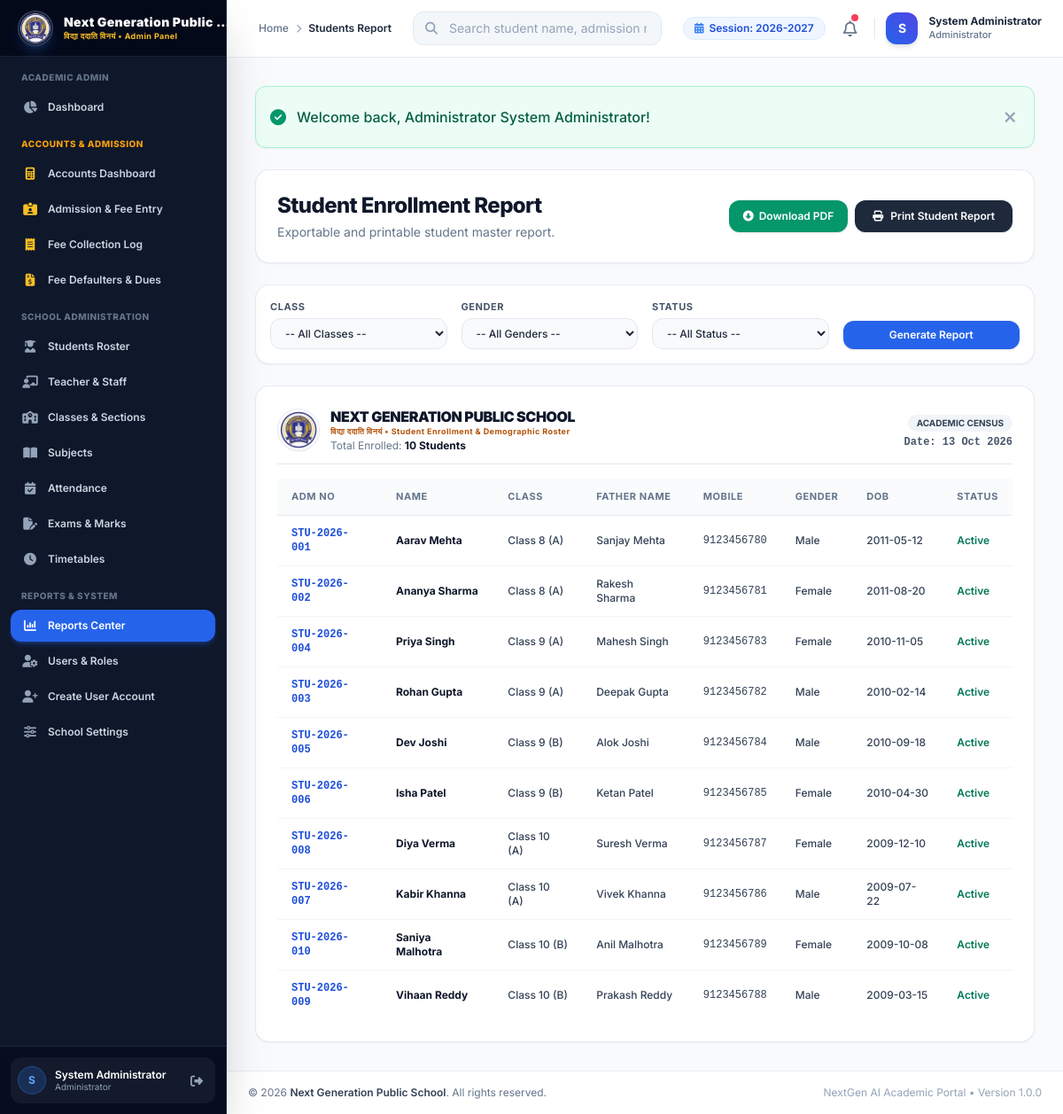
Page /admin/reports/students.php (signed in) on the earlier database version.
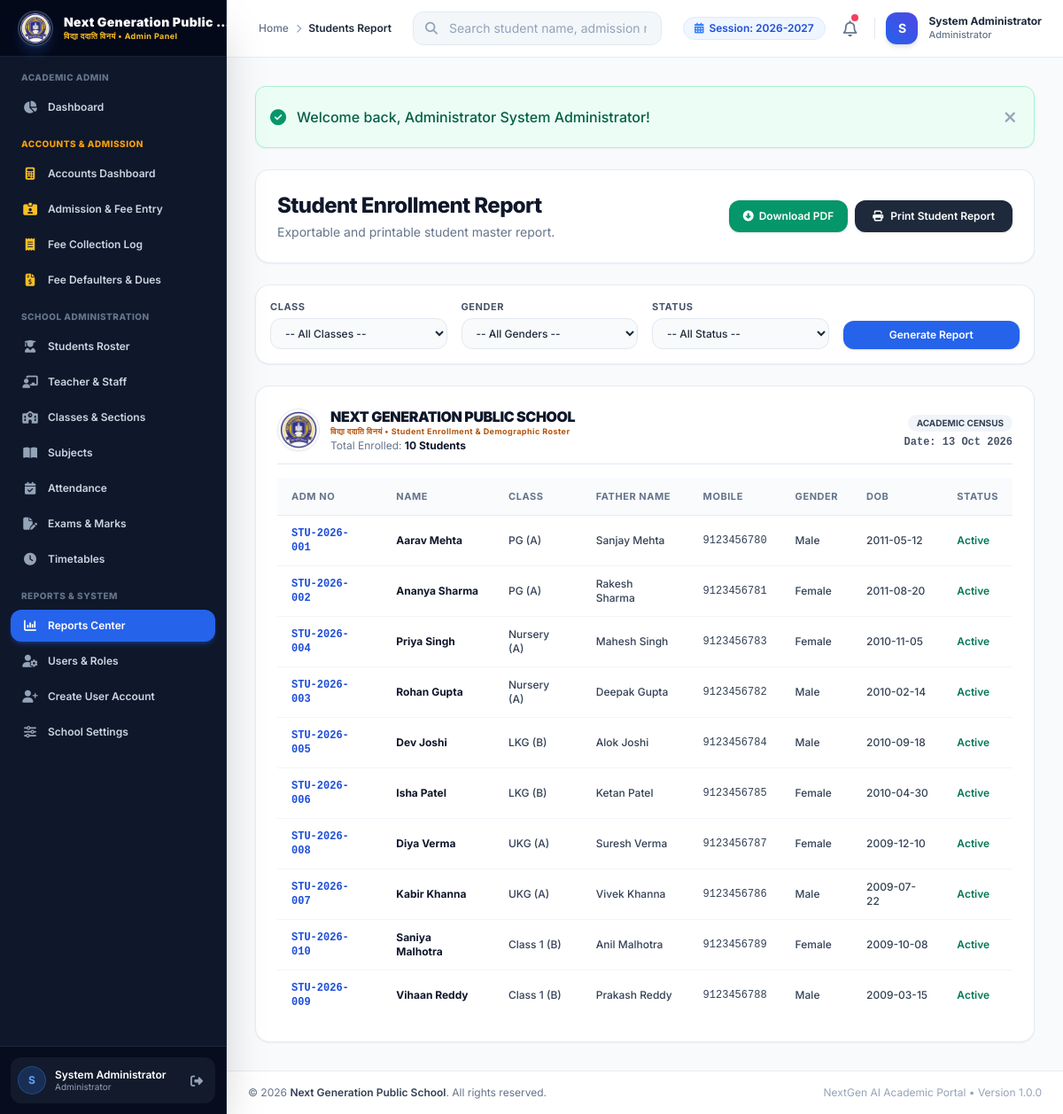
Same page on the later database version.
### tables this page shows
CREATE TABLE `students` (
  `id` INT AUTO_INCREMENT PRIMARY KEY,
  `admission_no` VARCHAR(30) NOT NULL UNIQUE,
  `password` VARCHAR(255) DEFAULT NULL,
  `first_name` VARCHAR(50) NOT NULL,
  `last_name` VARCHAR(50) NOT NULL,
  `father_name` VARCHAR(100) NOT NULL,
  `mother_name` VARCHAR(100) NOT NULL,
  `dob` DATE NOT NULL,
  `gender` ENUM('Male', 'Female', 'Other') NOT NULL,
  `class_id` INT NOT NULL,
  `section` VARCHAR(20) NOT NULL,
  `mobile` VARCHAR(20) NOT NULL,
  `email` VARCHAR(100) DEFAULT NULL,
  `address` TEXT,
  `admission_date` DATE NOT NULL,
  `photo` VARCHAR(255) DEFAULT NULL,
  `status` ENUM('Active', 'Inactive', 'Graduated') DEFAULT 'Active',
  `created_at` DATETIME DEFAULT CURRENT_TIMESTAMP,
  `updated_at` DATETIME DEFAULT CURRENT_TIMESTAMP ON UPDATE CURRENT_TIMESTAMP,
  FOREIGN KEY (`class_id`) REFERENCES `classes`(`id`) ON DELETE CASCADE
);

CREATE TABLE `classes` (
  `id` INT AUTO_INCREMENT PRIMARY KEY,
  `class_name` VARCHAR(50) NOT NULL,
  `section` VARCHAR(20) NOT NULL,
  `teacher_id` INT DEFAULT NULL,
  `room_number` VARCHAR(30) NOT NULL,
  `academic_session` VARCHAR(30) NOT NULL DEFAULT '2026-2027',
  `created_at` DATETIME DEFAULT CURRENT_TIMESTAMP,
  `updated_at` DATETIME DEFAULT CURRENT_TIMESTAMP ON UPDATE CURRENT_TIMESTAMP,
  FOREIGN KEY (`teacher_id`) REFERENCES `teachers`(`id`) ON DELETE SET NULL
);

### includes/auth.php (called while the page is built, shortened)
<?php
function e($string) {
    return htmlspecialchars($string ?? '', ENT_QUOTES, 'UTF-8');
}

### admin/reports/students.php (the view, shortened to what the changed rows need)
<?php
require_once __DIR__ . '/../../includes/header.php';
try {
    $where = [];
    $params = [];
    $where_sql = !empty($where) ? "WHERE " . implode(" AND ", $where) : "";
    $sql = "SELECT s.*, c.class_name
            FROM students s
            LEFT JOIN classes c ON s.class_id = c.id
            $where_sql
            ORDER BY s.class_id ASC, s.first_name ASC";
    $stmt = $pdo->prepare($sql);
    $stmt->execute($params);
    $students = $stmt->fetchAll();
} catch (PDOException $e) {
    set_flash('error', 'Report error: ' . $e->getMessage());
    $students = [];
}
?>
<div class="space-y-6">
    <div class="flex flex-col sm:flex-row sm:items-center justify-between gap-4 bg-white p-6 rounded-2xl border border-slate-200/80 shadow-sm no-print">
        <div>
            <h1 class="text-2xl font-extrabold text-slate-900 tracking-tight">Student Enrollment Report</h1>
        </div>
    </div>
    <div id="student-report-printable-card" class="bg-white rounded-2xl border border-slate-200/80 shadow-sm p-6 overflow-hidden">
        <div class="mb-4 pb-3 border-b border-slate-200 flex justify-between items-center gap-4">
            <div class="flex items-center space-x-3">
                <div>
                    <h2 class="text-base font-black text-slate-900 tracking-tight uppercase leading-tight">Next Generation Public School</h2>
                </div>
            </div>
        </div>
        <div class="overflow-x-auto">
            <table class="w-full text-left border-collapse">
                <thead>
                    <tr class="bg-slate-50/80 border-b border-slate-200/80 text-[11px] font-bold text-slate-500 uppercase tracking-wider">
                        <th class="py-3 px-4">Adm No</th>
                        <th class="py-3 px-4">Name</th>
                        <th class="py-3 px-4">Class</th>
                        <th class="py-3 px-4">Father Name</th>
                        <th class="py-3 px-4">Mobile</th>
                        <th class="py-3 px-4">Gender</th>
                        <th class="py-3 px-4">DOB</th>
                        <th class="py-3 px-4">Status</th>
                    </tr>
                </thead>
                <tbody class="divide-y divide-slate-100 text-xs font-medium text-slate-700">
                    <?php if (empty($students)): ?>
                        <tr>
                            <td colspan="8" class="py-8 text-center text-slate-400">No records found matching filters.</td>
                        </tr>
                    <?php else: ?>
                        <?php foreach ($students as $s): ?>
                            <tr class="hover:bg-slate-50 transition-colors">
                                <td class="py-3 px-4 font-mono font-bold text-blue-700"><?= e($s['admission_no']) ?></td>
                                <td class="py-3 px-4 font-bold text-slate-900"><?= e($s['first_name'] . ' ' . $s['last_name']) ?></td>
                                <td class="py-3 px-4"><?= e($s['class_name']) ?> (<?= e($s['section']) ?>)</td>
                                <td class="py-3 px-4"><?= e($s['father_name']) ?></td>
                                <td class="py-3 px-4 font-mono"><?= e($s['mobile']) ?></td>
                                <td class="py-3 px-4"><?= e($s['gender']) ?></td>
                                <td class="py-3 px-4"><?= e($s['dob']) ?></td>
                                <td class="py-3 px-4 font-semibold text-emerald-700"><?= e($s['status']) ?></td>
                            </tr>
                        <?php endforeach; ?>
                    <?php endif; ?>
                </tbody>
            </table>
        </div>
    </div>
</div>
<?php require_once __DIR__ . '/../../includes/footer.php'; ?>

Differences in the rows shown:
changed through a linked row, students "STU-2026-001": class.class_name "Class 8" → "PG"
changed through a linked row, students "STU-2026-002": class.class_name "Class 8" → "PG"
changed through a linked row, students "STU-2026-004": class.class_name "Class 9" → "Nursery"
changed through a linked row, students "STU-2026-003": class.class_name "Class 9" → "Nursery"
changed through a linked row, students "STU-2026-005": class.class_name "Class 9" → "LKG"
changed through a linked row, students "STU-2026-006": class.class_name "Class 9" → "LKG"
changed through a linked row, students "STU-2026-008": class.class_name "Class 10" → "UKG"
changed through a linked row, students "STU-2026-007": class.class_name "Class 10" → "UKG"
changed through a linked row, students "STU-2026-010": class.class_name "Class 10" → "Class 1"
changed through a linked row, students "STU-2026-009": class.class_name "Class 10" → "Class 1"
